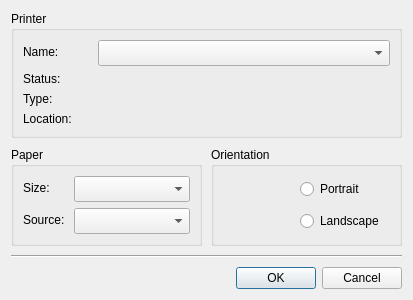
<?xml version="1.0" encoding="UTF-8"?>
<ui version="4.0">
 <class>DialogPrintSettings</class>
 <widget class="QDialog" name="DialogPrintSettings">
  <property name="geometry">
   <rect>
    <x>0</x>
    <y>0</y>
    <width>413</width>
    <height>296</height>
   </rect>
  </property>
  <property name="windowTitle">
   <string>Print Setup</string>
  </property>
  <layout class="QVBoxLayout" name="verticalLayout_2">
   <property name="spacing">
    <number>9</number>
   </property>
   <item>
    <widget class="QGroupBox" name="groupBox">
     <property name="title">
      <string>Printer</string>
     </property>
     <layout class="QFormLayout" name="formLayout_2">
      <item row="0" column="0">
       <widget class="QLabel" name="labelName">
        <property name="sizePolicy">
         <sizepolicy hsizetype="Fixed" vsizetype="Preferred">
          <horstretch>0</horstretch>
          <verstretch>0</verstretch>
         </sizepolicy>
        </property>
        <property name="minimumSize">
         <size>
          <width>69</width>
          <height>0</height>
         </size>
        </property>
        <property name="text">
         <string>Name: </string>
        </property>
       </widget>
      </item>
      <item row="0" column="1">
       <widget class="QComboBox" name="comboBoxPrinters">
        <property name="minimumSize">
         <size>
          <width>250</width>
          <height>26</height>
         </size>
        </property>
       </widget>
      </item>
      <item row="3" column="0">
       <widget class="QLabel" name="labelStatus">
        <property name="sizePolicy">
         <sizepolicy hsizetype="Fixed" vsizetype="Preferred">
          <horstretch>0</horstretch>
          <verstretch>0</verstretch>
         </sizepolicy>
        </property>
        <property name="minimumSize">
         <size>
          <width>69</width>
          <height>0</height>
         </size>
        </property>
        <property name="text">
         <string>Status: </string>
        </property>
       </widget>
      </item>
      <item row="3" column="1">
       <widget class="QLabel" name="labelPrinterStatus">
        <property name="text">
         <string />
        </property>
       </widget>
      </item>
      <item row="4" column="0">
       <widget class="QLabel" name="labelType">
        <property name="text">
         <string>Type: </string>
        </property>
       </widget>
      </item>
      <item row="4" column="1">
       <widget class="QLabel" name="labelPrinterType" />
      </item>
      <item row="5" column="0">
       <widget class="QLabel" name="labelLocation">
        <property name="text">
         <string>Location: </string>
        </property>
       </widget>
      </item>
      <item row="5" column="1">
       <widget class="QLabel" name="labelPrinterLocation" />
      </item>
     </layout>
    </widget>
   </item>
   <item>
    <layout class="QHBoxLayout" name="horizontalLayout_2">
     <item>
      <widget class="QGroupBox" name="groupBox_2">
       <property name="title">
        <string>Paper</string>
       </property>
       <layout class="QFormLayout" name="formLayout">
        <property name="formAlignment">
         <set>Qt::AlignLeading|Qt::AlignLeft|Qt::AlignVCenter</set>
        </property>
        <item row="0" column="0">
         <widget class="QLabel" name="labelSize">
          <property name="sizePolicy">
           <sizepolicy hsizetype="Fixed" vsizetype="Preferred">
            <horstretch>0</horstretch>
            <verstretch>0</verstretch>
           </sizepolicy>
          </property>
          <property name="text">
           <string>Size: </string>
          </property>
         </widget>
        </item>
        <item row="0" column="1">
         <widget class="QComboBox" name="comboBoxSize">
          <property name="sizePolicy">
           <sizepolicy hsizetype="Fixed" vsizetype="Fixed">
            <horstretch>0</horstretch>
            <verstretch>0</verstretch>
           </sizepolicy>
          </property><property name="minimumSize"><size><width>0</width><height>26</height></size></property>
          <property name="maximumSize">
           <size>
            <width>125</width>
            <height>16777215</height>
           </size>
          </property>
         </widget>
        </item>
        <item row="1" column="0">
         <widget class="QLabel" name="labelSource">
          <property name="text">
           <string>Source: </string>
          </property>
         </widget>
        </item>
        <item row="1" column="1">
         <widget class="QComboBox" name="comboBoxSources">
          <property name="sizePolicy">
           <sizepolicy hsizetype="Fixed" vsizetype="Fixed">
            <horstretch>0</horstretch>
            <verstretch>0</verstretch>
           </sizepolicy>
          </property><property name="minimumSize"><size><width>0</width><height>26</height></size></property>
          <property name="maximumSize">
           <size>
            <width>125</width>
            <height>16777215</height>
           </size>
          </property>
         </widget>
        </item>
       </layout>
      </widget>
     </item>
     <item>
      <widget class="QGroupBox" name="groupBox_3">
       <property name="enabled">
        <bool>true</bool>
       </property>
       <property name="title">
        <string>Orientation</string>
       </property>
       <layout class="QHBoxLayout" name="horizontalLayout">
        <property name="rightMargin">
         <number>15</number>
        </property>
        <item>
         <widget class="QLabel" name="labelOrientation">
          <property name="sizePolicy">
           <sizepolicy hsizetype="Preferred" vsizetype="Fixed">
            <horstretch>0</horstretch>
            <verstretch>0</verstretch>
           </sizepolicy>
          </property>
          <property name="text">
           <string />
          </property>
          <property name="alignment">
           <set>Qt::AlignCenter</set>
          </property>
         </widget>
        </item>
        <item>
         <layout class="QVBoxLayout" name="verticalLayout">
          <item>
           <widget class="QRadioButton" name="radioButtonPortrait">
            <property name="enabled">
             <bool>true</bool>
            </property>
            <property name="sizePolicy">
             <sizepolicy hsizetype="Minimum" vsizetype="Preferred">
              <horstretch>0</horstretch>
              <verstretch>0</verstretch>
             </sizepolicy>
            </property>
            <property name="text">
             <string>Portrait</string>
            </property>
           </widget>
          </item>
          <item>
           <widget class="QRadioButton" name="radioButtonLandscape">
            <property name="enabled">
             <bool>true</bool>
            </property>
            <property name="sizePolicy">
             <sizepolicy hsizetype="Minimum" vsizetype="Preferred">
              <horstretch>0</horstretch>
              <verstretch>0</verstretch>
             </sizepolicy>
            </property>
            <property name="text">
             <string>Landscape</string>
            </property>
           </widget>
          </item>
         </layout>
        </item>
       </layout>
      </widget>
     </item>
    </layout>
   </item>
   <item>
    <widget class="Line" name="line">
     <property name="orientation">
      <enum>Qt::Horizontal</enum>
     </property>
    </widget>
   </item>
   <item>
    <widget class="QDialogButtonBox" name="buttonBox">
     <property name="orientation">
      <enum>Qt::Horizontal</enum>
     </property>
     <property name="standardButtons">
      <set>QDialogButtonBox::Cancel|QDialogButtonBox::Ok</set>
     </property>
    </widget>
   </item>
  </layout>
 </widget>
 <resources />
 <connections>
  <connection>
   <sender>buttonBox</sender>
   <signal>accepted()</signal>
   <receiver>DialogPrintSettings</receiver>
   <slot>accept()</slot>
   <hints>
    <hint type="sourcelabel">
     <x>248</x>
     <y>254</y>
    </hint>
    <hint type="destinationlabel">
     <x>157</x>
     <y>274</y>
    </hint>
   </hints>
  </connection>
  <connection>
   <sender>buttonBox</sender>
   <signal>rejected()</signal>
   <receiver>DialogPrintSettings</receiver>
   <slot>reject()</slot>
   <hints>
    <hint type="sourcelabel">
     <x>316</x>
     <y>260</y>
    </hint>
    <hint type="destinationlabel">
     <x>286</x>
     <y>274</y>
    </hint>
   </hints>
  </connection>
 </connections>
</ui>
